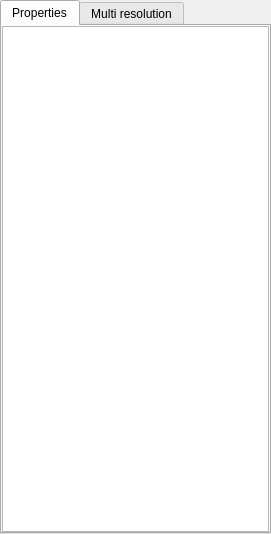
<?xml version="1.0" encoding="UTF-8"?>
<ui version="4.0">
 <class>QmitkAlgorithmSettingsConfig</class>
 <widget class="QWidget" name="QmitkAlgorithmSettingsConfig">
  <property name="geometry">
   <rect>
    <x>0</x>
    <y>0</y>
    <width>271</width>
    <height>534</height>
   </rect>
  </property>
  <property name="windowTitle">
   <string>Form</string>
  </property>
  <layout class="QVBoxLayout" name="verticalLayout">
   <property name="spacing">
    <number>0</number>
   </property>
   <property name="margin">
    <number>0</number>
   </property>
   <item>
    <widget class="QTabWidget" name="tabWidget">
     <property name="currentIndex">
      <number>0</number>
     </property>
     <widget class="QWidget" name="m_tabParameter">
      <attribute name="title">
       <string>Properties</string>
      </attribute>
      <layout class="QVBoxLayout" name="verticalLayout_2">
       <property name="margin">
        <number>0</number>
       </property>
       <item>
        <widget class="QTableView" name="m_AlgoPropertiesView">
         <property name="sizePolicy">
          <sizepolicy hsizetype="MinimumExpanding" vsizetype="MinimumExpanding">
           <horstretch>0</horstretch>
           <verstretch>0</verstretch>
          </sizepolicy>
         </property>
         <property name="minimumSize">
          <size>
           <width>250</width>
           <height>0</height>
          </size>
         </property>
         <property name="sortingEnabled">
          <bool>true</bool>
         </property>
         <attribute name="horizontalHeaderShowSortIndicator" stdset="0">
          <bool>true</bool>
         </attribute>
         <attribute name="horizontalHeaderStretchLastSection">
          <bool>true</bool>
         </attribute>
        </widget>
       </item>
      </layout>
     </widget>
     <widget class="QWidget" name="m_tabMultiRes">
      <property name="enabled">
       <bool>false</bool>
      </property>
      <property name="toolTip">
       <string>Configuration of the multi resolution scheme of an algorithm.</string>
      </property>
      <attribute name="title">
       <string>Multi resolution</string>
      </attribute>
     </widget>
    </widget>
   </item>
  </layout>
 </widget>
 <resources/>
 <connections/>
</ui>
